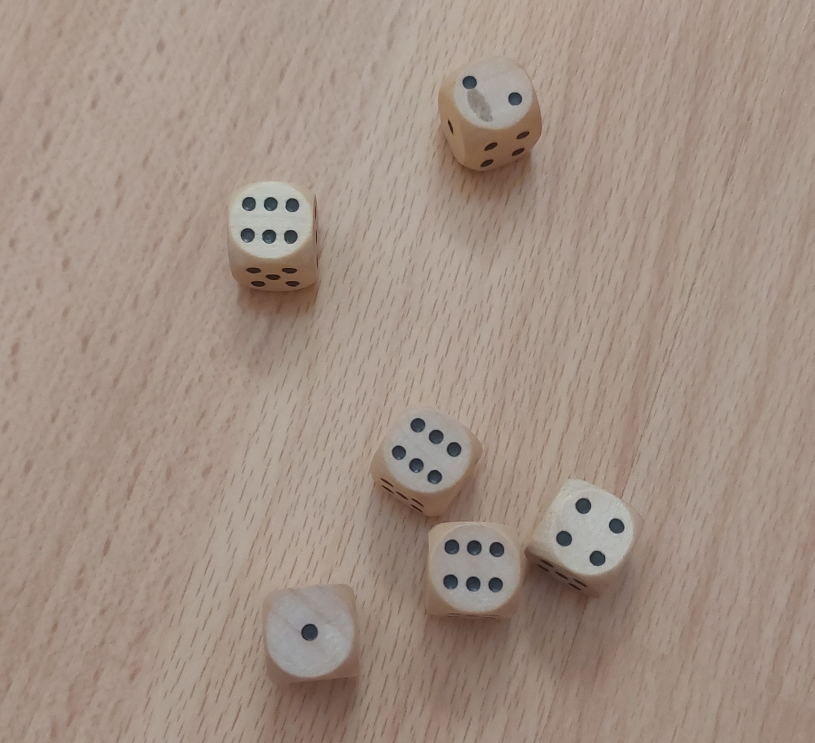
#> input picture project_dice_counter/dataset/test_dataset/d3_1_2_4_6_6_6.jpg, 2443 x 2228 px (shown at 1/3 size)
$ python templatematch_new.py
#> lines starting #> are read from the running program, lines starting #| are printed output that depends on the picture; after the words box and inside, x2 and y2 are one past the last pixel; in counts of white or black regions, pixels touching at a corner belong together
import cv2
import numpy as np
from matplotlib import pyplot as plt


class TemplateDotMatch:
    def __init__(self, img_path, size,blackhat_open_s=(6, 6)):
        self.img_path = img_path
        self.dot_template = self.create_dot_template(size)
        self.blackhat_open_s = blackhat_open_s


    def resize_image(self, image, width=800):
        height, original_width = image.shape[:2]
        aspect_ratio = height / original_width
        new_height = int(width * aspect_ratio)
        resized_image = cv2.resize(image, (width, new_height))
        return resized_image

    def create_dot_template(self, size=15):
        """
        Creates a circular dot template to be used for template matching.
        :param size: Diameter of the dot in pixels.
        :return: A grayscale image with a filled circle.
        """
#> called with size = 20
        template = np.zeros((size, size), dtype=np.uint8)
        center = (size // 2, size // 2)
        radius = size // 2 - 1  # Slightly smaller than the size to fit within the bounds
        cv2.circle(template, center, radius, 200, -1)  # Draw filled circle
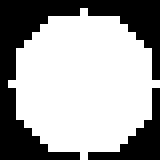
#> template: shape (20, 20) (shown 8 times larger); values 0 (black) and 200 (white), 63.2% white; 2 black regions, box (x1, y1, x2, y2) and area: (0, 0, 20, 20) 120, (11, 11, 20, 20) 27
        return template

    # [19 lines left out: function preprocess_image, not called in this run]

    def preprocess_image(self):
        """
        Applies blackhat morphological operation to enhance the dots.
        :return: Processed binary image
        """

        img = cv2.imread(self.img_path)
#> img is the input picture: shape (2228, 2443, 3); mean B, G, R 133, 144.6, 161.9
        img = self.resize_image(img,600)
#> in resize_image, `resized_image = cv2.resize(image, (width, new_height))`:
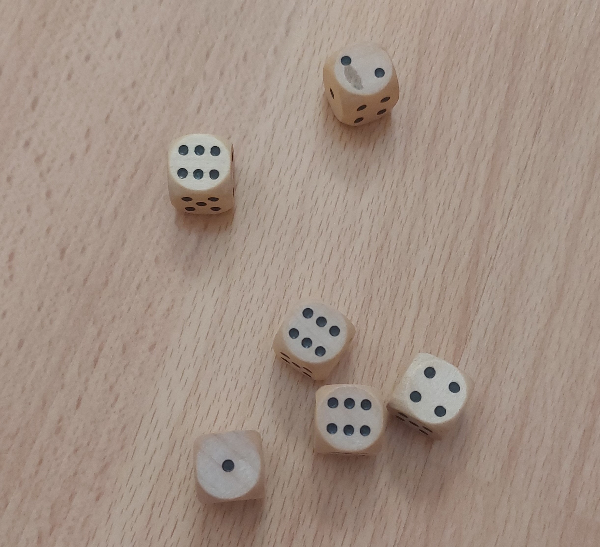
#> resized_image: shape (547, 600, 3); mean B, G, R 132.9, 144.5, 161.7
        # [4 lines of commented-out code are left out]
        img = cv2.cvtColor(img, cv2.COLOR_BGR2GRAY)
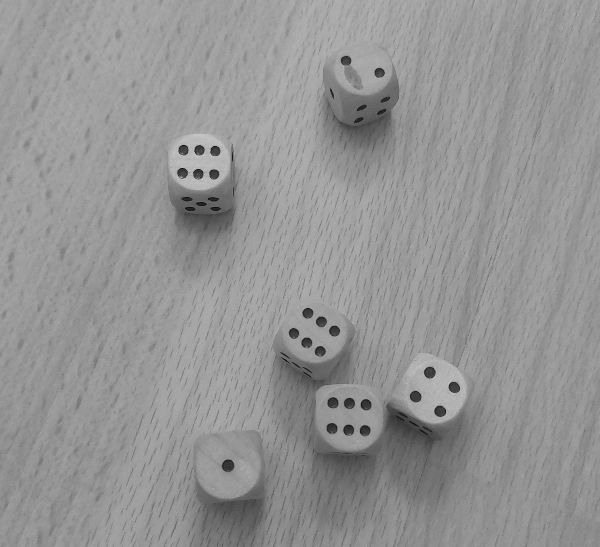
#> img: shape (547, 600); min 11, max 200, mean 148.3
        img = cv2.GaussianBlur(img, (11,11), 0)


        blackhat_img = cv2.morphologyEx(img, cv2.MORPH_BLACKHAT, cv2.getStructuringElement(cv2.MORPH_ELLIPSE, (25,25)))
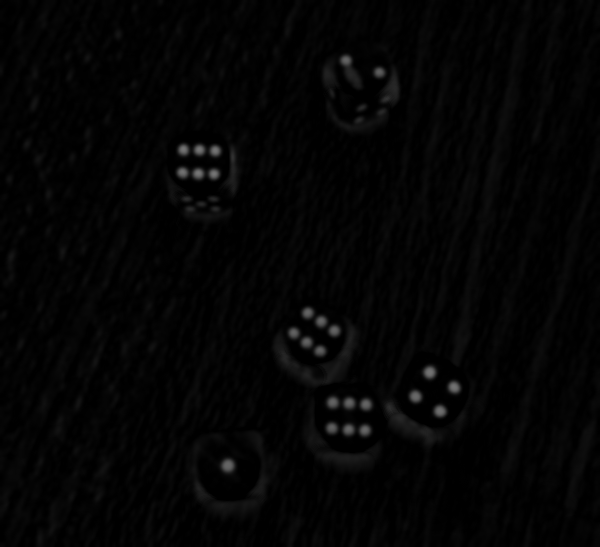
#> blackhat_img: shape (547, 600); min 0, max 118, mean 4.2
        #cv2.imshow("BlackHat Image", blackhat_img)
        #cv2.waitKey()

        se = cv2.getStructuringElement(cv2.MORPH_ELLIPSE, self.blackhat_open_s)
        open_img = cv2.morphologyEx(blackhat_img, cv2.MORPH_OPEN, se)
        #cv2.imshow("BlackHat Image", blackhat_img)
        #cv2.waitKey()

        # Threshold the blackhat image
        _, binary_img = cv2.threshold(open_img, 50, 100, cv2.THRESH_BINARY)
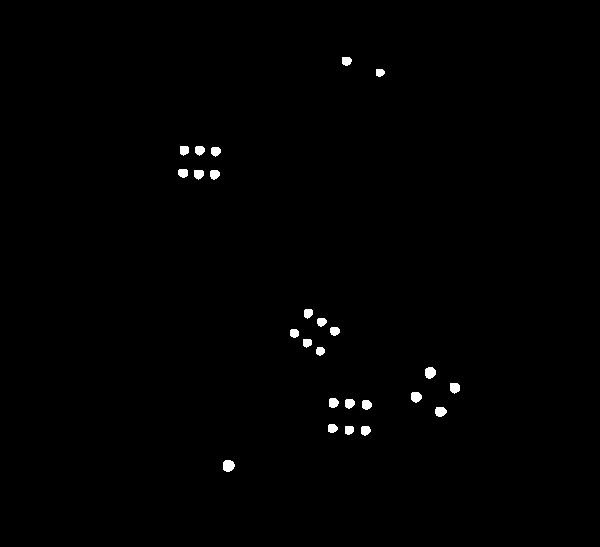
#> binary_img: shape (547, 600); values 0 (black) and 100 (white), 0.61% white; 25 white regions, largest, box (x1, y1, x2, y2) and area: (223, 460, 235, 472) 117, (425, 367, 436, 379) 106, (411, 392, 422, 403) 96
        cv2.imshow("Thresholded BlackHat Image", binary_img)
        cv2.waitKey()

        return binary_img

    def match_dots(self):
        """
        Matches the dot template to the preprocessed image to detect dots.
        :return: List of dot locations (x, y) and the original image with dots marked.
        """
        # Preprocess the input image
        preprocessed_img = self.preprocess_image()
        preprocessed_img = self.resize_image(preprocessed_img)

        # Perform template matching
        result = cv2.matchTemplate(preprocessed_img, self.dot_template, cv2.TM_CCOEFF_NORMED)
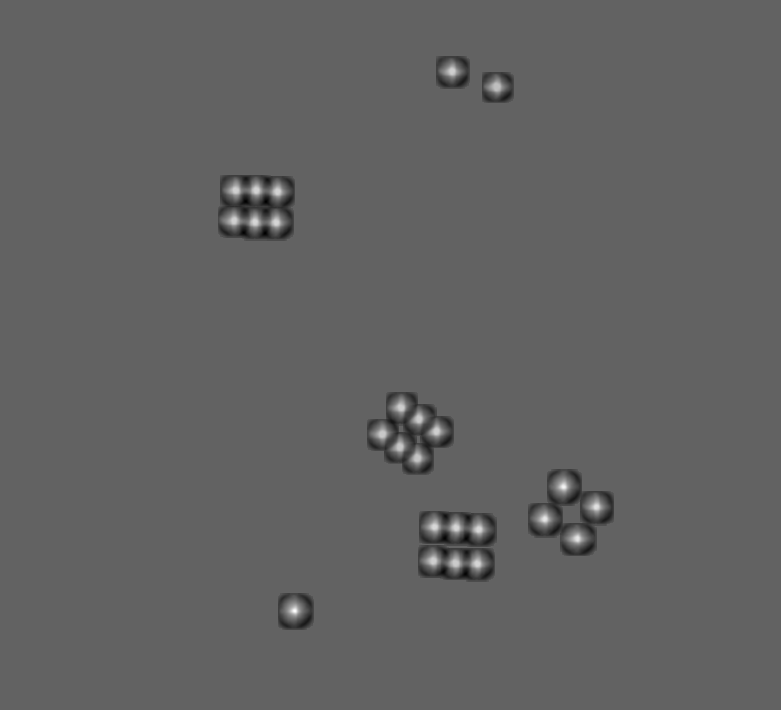
#> result: shape (710, 781) float32; min -0.518, max 0.822, mean -0.00248; drawn with min black and max white
        threshold = 0.1  # Confidence threshold for matching
        locations = np.where(result >= threshold)
#> locations = 4536 positions, rows 62 to 618, columns 223 to 603

        # Original image for visualization
        orig_img = cv2.imread(self.img_path)
        orig_img = self.resize_image(orig_img)
        if orig_img is None:
            raise ValueError(f"Image at path {self.img_path} could not be loaded.")

        h, w = self.dot_template.shape
        dot_locations = []

        for pt in zip(*locations[::-1]):
            dot_locations.append(pt)
            # Draw a rectangle around each detected dot
            center = (pt[0] + 10, pt[1] +10)
            cv2.circle(orig_img,center , 3, (0, 255, 0), 0)
#> this loop made 4536 passes
#> (pt, center) on passes 1 to 3: ((451, 62), (461, 72)), ((452, 62), (462, 72)), ((453, 62), (463, 72))
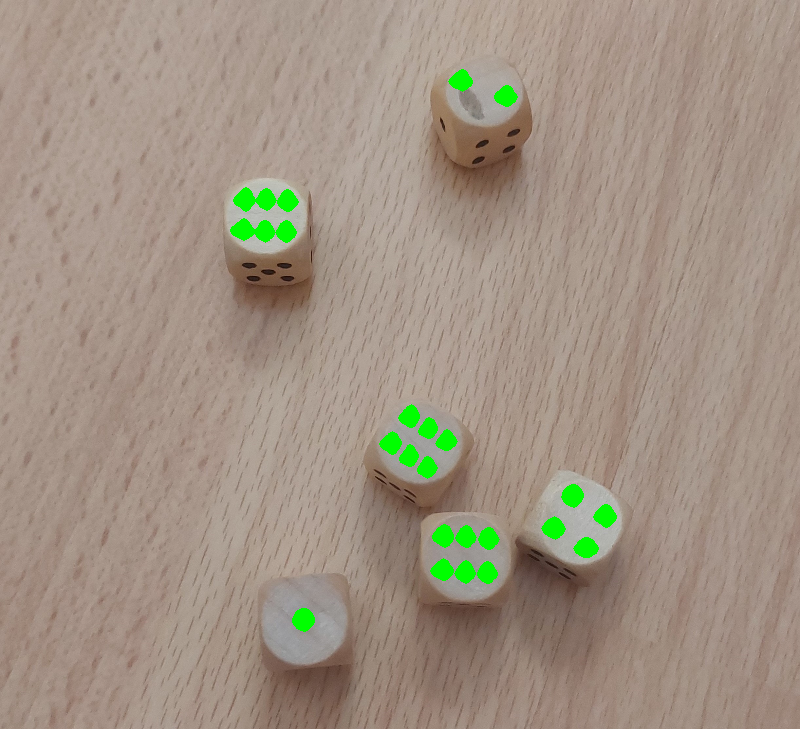
#> orig_img: shape (729, 800, 3); mean B, G, R 131.2, 146.6, 160.1
#> after the loop, dot_locations = 4536 pairs, first value 223 to 603, second value 62 to 618

        return dot_locations, orig_img

    def visualize_dots(self):
        """
        Visualizes the detected dots on the original image.
        """
        dot_locations, marked_img = self.match_dots()
        marked_img = self.resize_image(marked_img)
        # Show the image with marked dots
        cv2.imshow("Detected Dots", marked_img)
        cv2.waitKey(0)
        cv2.destroyAllWindows()

        #print(f"Detected dots at locations: {dot_locations}")


img_path = "dataset/test_dataset/d3_1_2_4_6_6_6.jpg"
temp = TemplateDotMatch(img_path,20)
temp.visualize_dots()
#for i in range(20,100,5):
#    temp = TemplateDotMatch(img_path,i)
#    temp.visualize_dots()

$ run again, with project_dice_counter/dataset/test_dataset/d11_1_2_3_3_4_4.jpg copied over project_dice_counter/dataset/test_dataset/d3_1_2_4_6_6_6.jpg
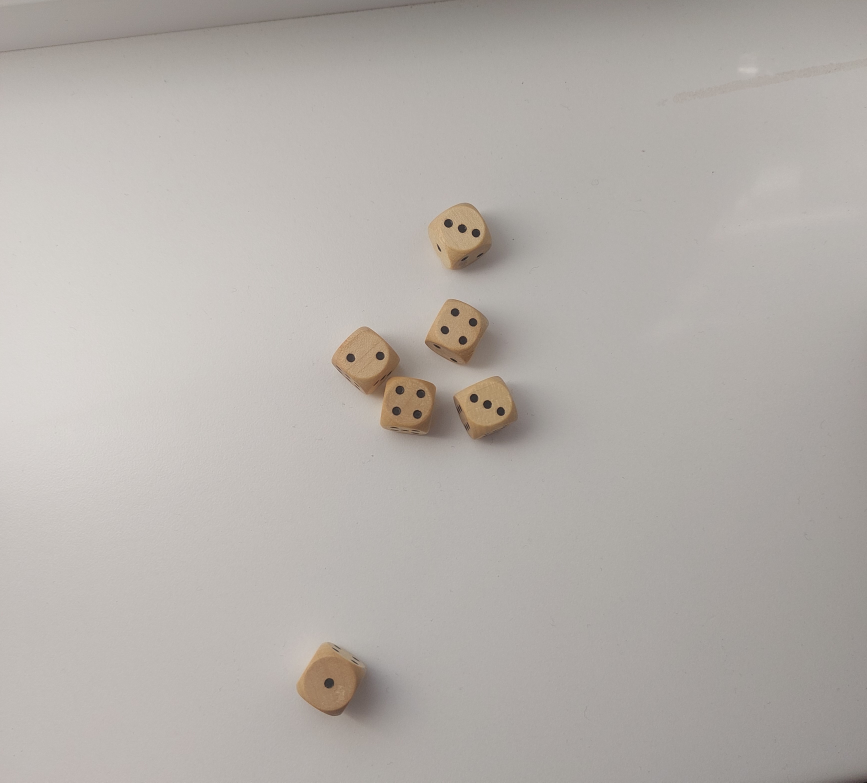
#> input picture project_dice_counter/dataset/test_dataset/d11_1_2_3_3_4_4.jpg, 3468 x 3129 px (shown at 1/4 size)
#> template: shape (20, 20); values 0 (black) and 200 (white), 63.2% white; 2 black regions, box (x1, y1, x2, y2) and area: (0, 0, 20, 20) 120, (11, 11, 20, 20) 27
#> in preprocess_image, img is the input picture: shape (3129, 3468, 3); mean B, G, R 170.2, 175, 180.2
#> in preprocess_image, `_, binary_img = cv2.threshold(open_img, 50, 100, cv2.THRESH_BINARY)`:
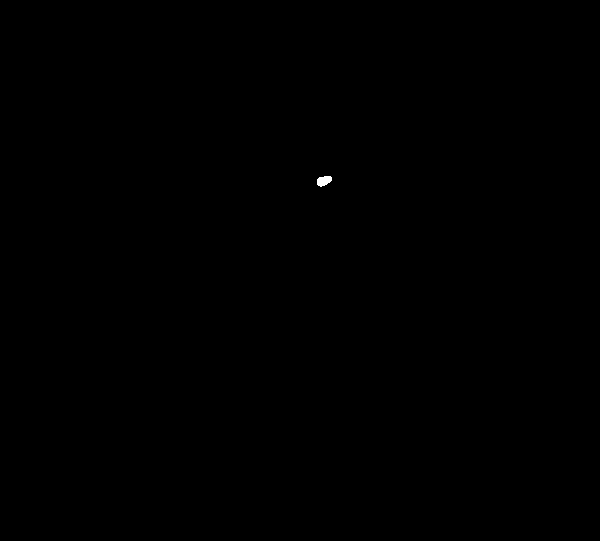
#> binary_img: shape (541, 600); values 0 (black) and 100 (white), 0.04% white; 1 white region, box (x1, y1, x2, y2) and area: (317, 176, 332, 187) 121
#> resized_image: shape (721, 800)
#> locations = 254 positions, rows 223 to 237, columns 409 to 432
#> resized_image: shape (721, 800, 3)
#> the loop in match_dots, `for pt in zip(*locations[::-1]):` made 254 passes
#> (pt, center) on passes 1 to 3: ((425, 223), (435, 233)), ((426, 223), (436, 233)), ((427, 223), (437, 233))
#> after the loop in match_dots, `for pt in zip(*locations[::-1]):`:
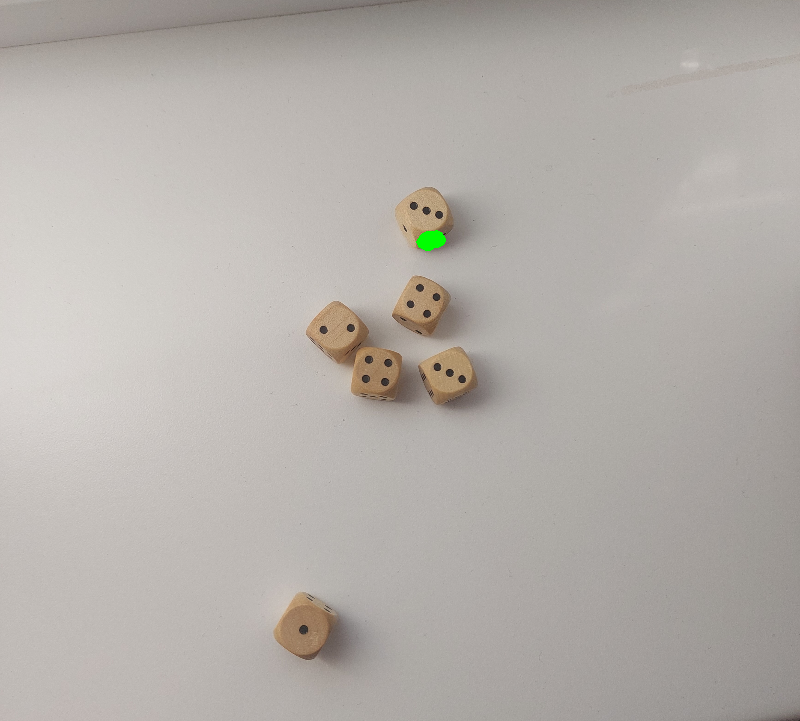
#> orig_img: shape (721, 800, 3); mean B, G, R 170.1, 175, 180
#> after the loop in match_dots, `for pt in zip(*locations[::-1]):`: dot_locations = 254 pairs, first value 409 to 432, second value 223 to 237

$ run again, with project_dice_counter/dataset/test_dataset/d14_2_3_5_5_6_6.jpg copied over project_dice_counter/dataset/test_dataset/d3_1_2_4_6_6_6.jpg
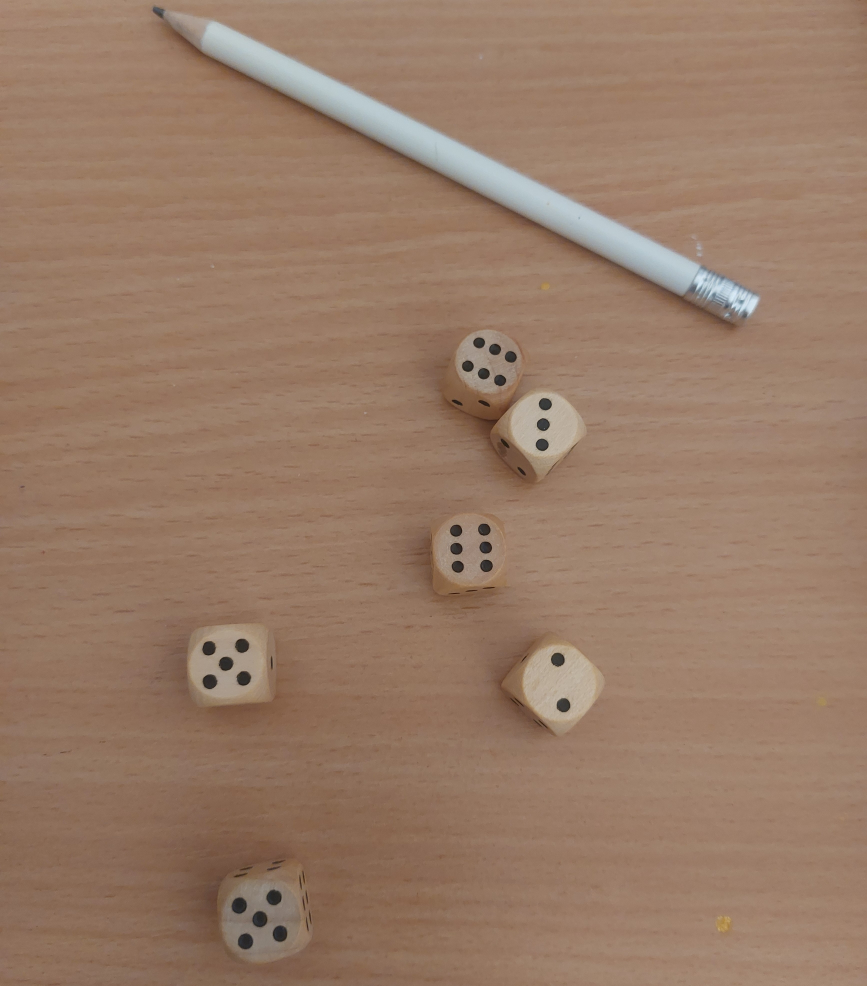
#> input picture project_dice_counter/dataset/test_dataset/d14_2_3_5_5_6_6.jpg, 3468 x 3943 px (shown at 1/4 size)
#> template: shape (20, 20); values 0 (black) and 200 (white), 63.2% white; 2 black regions, box (x1, y1, x2, y2) and area: (0, 0, 20, 20) 120, (11, 11, 20, 20) 27
#> in preprocess_image, img is the input picture: shape (3943, 3468, 3); mean B, G, R 102.7, 122.7, 151.7
#> in preprocess_image, `_, binary_img = cv2.threshold(open_img, 50, 100, cv2.THRESH_BINARY)`:
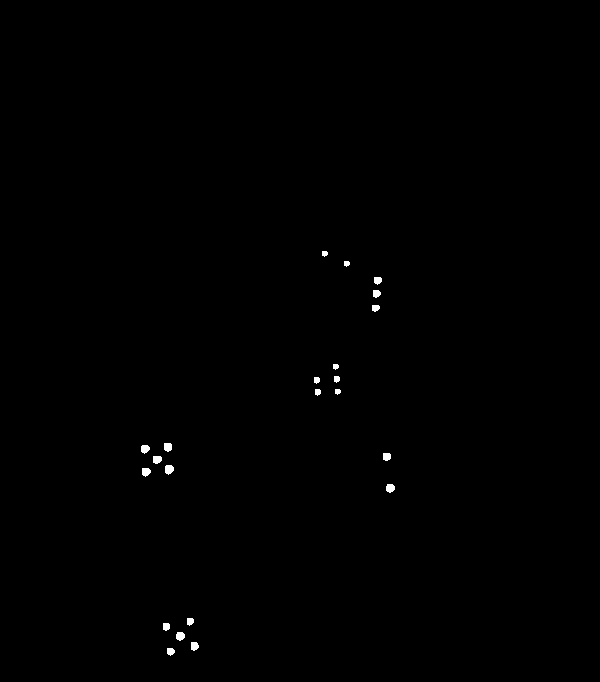
#> binary_img: shape (682, 600); values 0 (black) and 100 (white), 0.26% white; 22 white regions, largest, box (x1, y1, x2, y2) and area: (165, 465, 174, 475) 71, (386, 484, 395, 493) 65, (176, 632, 185, 641) 65
#> resized_image: shape (909, 800)
#> locations = 3723 positions, rows 319 to 865, columns 174 to 517
#> resized_image: shape (909, 800, 3)
#> the loop in match_dots, `for pt in zip(*locations[::-1]):` made 3723 passes
#> (pt, center) on passes 1 to 3: ((422, 319), (432, 329)), ((423, 319), (433, 329)), ((421, 320), (431, 330))
#> after the loop in match_dots, `for pt in zip(*locations[::-1]):`:
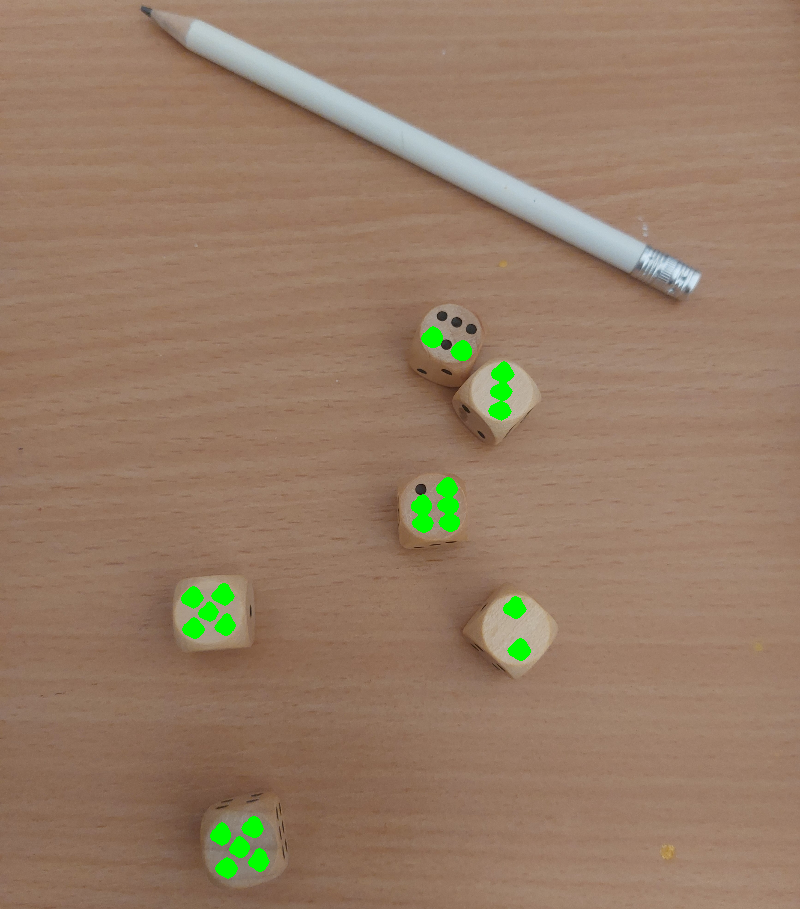
#> orig_img: shape (909, 800, 3); mean B, G, R 101.6, 124, 150.5
#> after the loop in match_dots, `for pt in zip(*locations[::-1]):`: dot_locations = 3723 pairs, first value 174 to 517, second value 319 to 865
